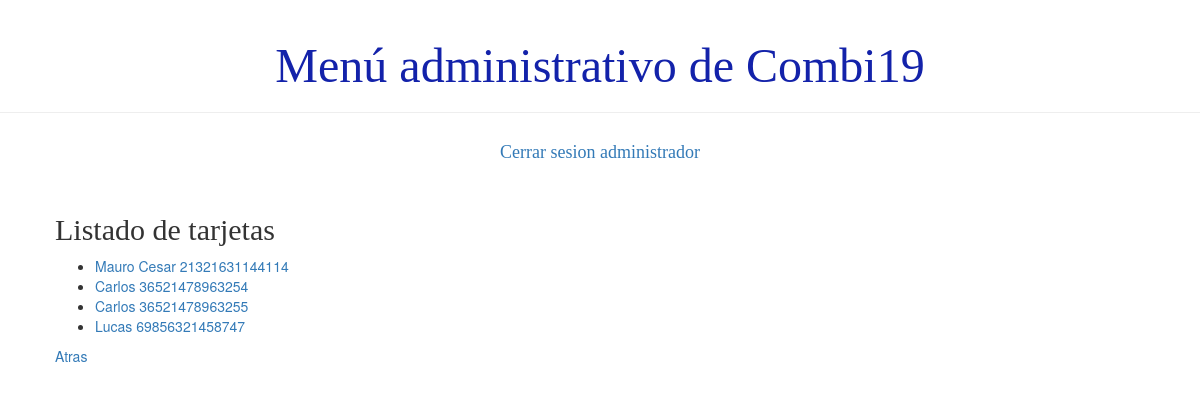
Before: /usuario/listaTarjeta (signed in) with the older database file.
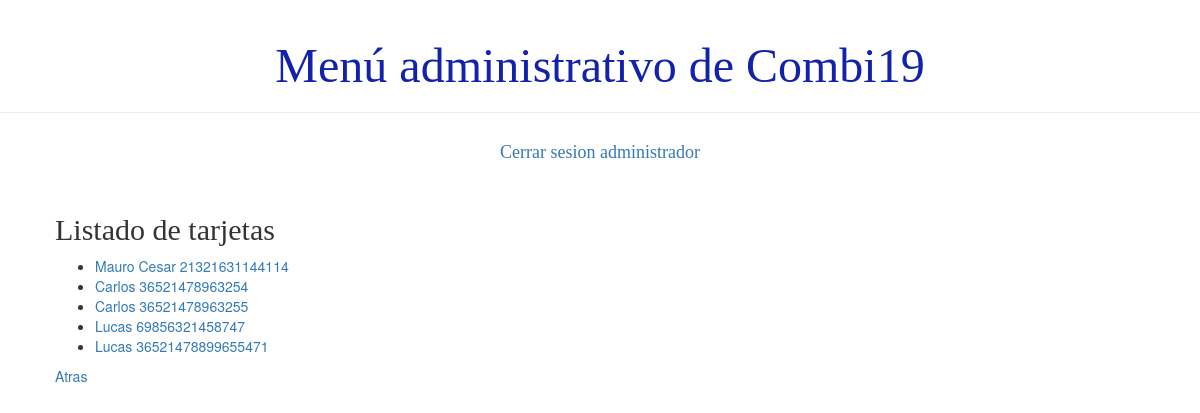
After: the same page with the newer database file.
### demo1/models.py (models this page shows, shortened)
class Tarjeta(models.Model):
    pasajero = models.ForeignKey(Pasajero, on_delete=models.CASCADE)
    numero = models.BigIntegerField()
    fecha_de_vencimiento = models.DateField()
    codigo = models.IntegerField()
    activo = models.BooleanField(default=True)
    def __str__(self):
         return '%s %s' % (self.pasajero.usuario.first_name, str(self.numero))

class Persona(models.Model):
    usuario = models.ForeignKey('auth.User', on_delete=models.CASCADE)
    dni = models.IntegerField()
    telefono = models.BigIntegerField()
    activo = models.BooleanField(default=True)

### demo1/views.py (the view)
# urls.py: path('usuario/listaTarjeta', views.listado_tarjeta ,name='listado_tarjeta'),
def listado_tarjeta(request):
    tarjetas=Tarjeta.objects.all()
    return render(request, 'demo1/listados/listado_tarjeta.html', {'tarjetas':tarjetas})

### demo1/templates/demo1/listados/listado_tarjeta.html
{% extends 'demo1/base.html' %}
{% block content %}
    <h2>Listado de tarjetas</h2>
    <div>
        <ul>
        {% for tarjeta in tarjetas %}
            <li><a href="{% url 'detalle_tarjeta' pk=tarjeta.pk%}">{{ tarjeta }}</a></li>
        {% endfor %}
        </ul>
    </div>
    <div><a href="{% url 'principal' %}">Atras</a></div>
{% endblock %}

Changed rows visible on the page:
added Tarjeta: pasajero+numero "Lucas 36521478899655471"
